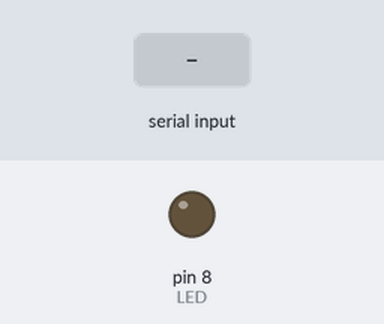
A sketch run on a simulated Arduino Uno, built with avr-gcc and run on an emulated ATmega328P. Parts: output pins drawn as LEDs (lit = HIGH). The test bench sets the inputs (shaded band).

Above: at 1.2 s.
1.3 s: "Hello, World" received over Serial
At 4.0 s:
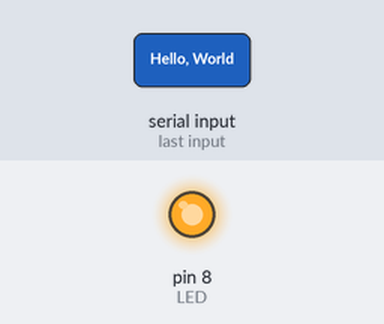
Timing chart, 0 to 6.5 s (numbered marks = the images above; inputs shaded):
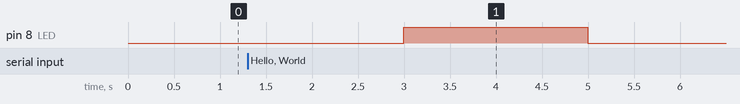

Measured:
- after the input at 1.3 s, pin 8 (LED): LOW → HIGH after 1.7 s, → LOW 2.0 s later

The sketch:

write_data_serial_lib.ino
```cpp
// It turns the led8 ON for 2sec if it receives the string "Hello, World"

const int LED = 8;

void setup() {
  pinMode(LED, OUTPUT);
  Serial.begin(9600);
}

void loop() {
  if (Serial.available() > 0)
  {
    String incomingString = Serial.readString();
    if (incomingString == "Hello, World")
    {
      digitalWrite(LED, HIGH);
      delay(2000);
    }
  }
  digitalWrite(LED, LOW);
  delay(1000);
}
```
